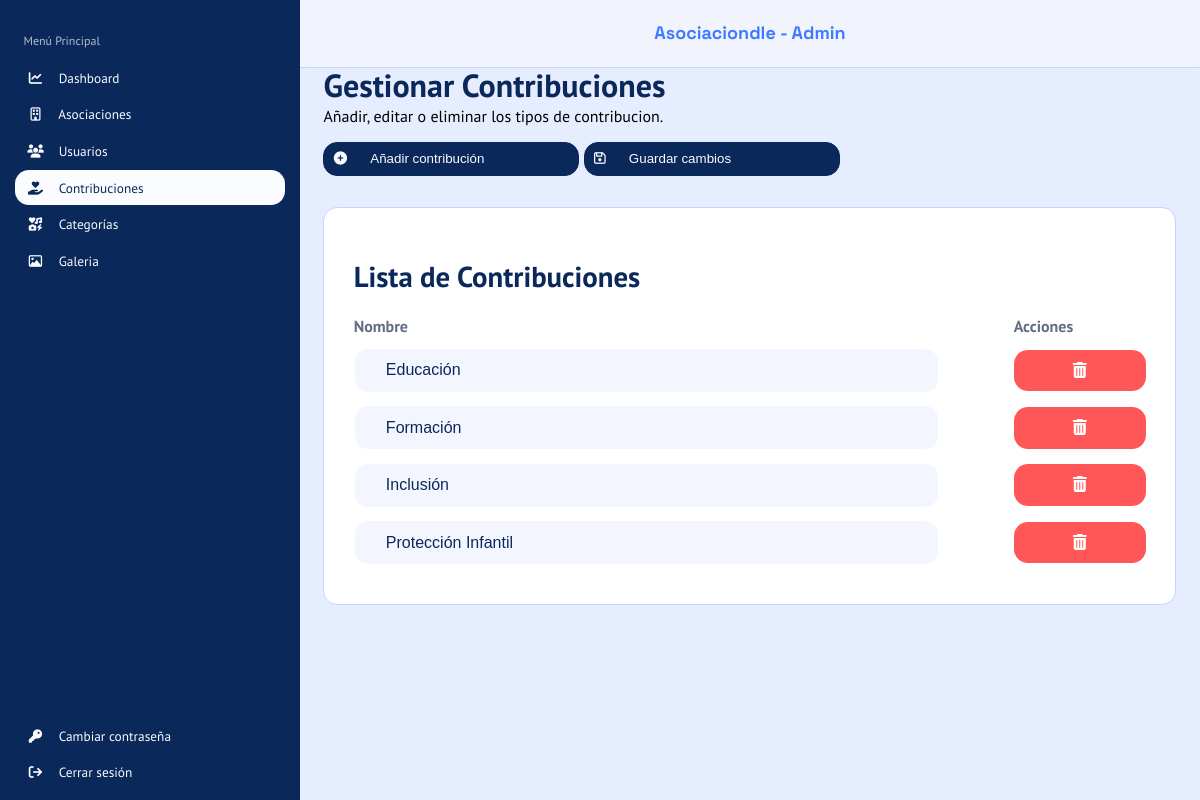
Page /php/index.php?c=Contribucion&m=listar on the committed database.
### tables this page shows
CREATE TABLE contribucion(
	idContribucion SMALLINT UNSIGNED PRIMARY KEY AUTO_INCREMENT,
    descripcion VARCHAR(100) NOT NULL UNIQUE
);

### php/index.php (called while the page is built, shortened)
<?php
    $metodo = $_GET["m"] ?? METDEF;
    $objContro = new $instanciaControlador();
    $datos=$objContro->$metodo();
    include VISTAS.$objContro->vista;
?>

### php/config/conexion.php (called while the page is built, shortened)
<?php
    class Conexion{
        function __construct(){
            try{
                $this->conexion = new PDO("mysql:host=".SERVIDOR.";dbname=".BBDD,USUARIO,PASSWORD);
            }catch(PDOException $e){
                echo $e->getMessage();
            }
        }
    }
?>

### php/controladores/conContribucion.php (called while the page is built, shortened)
<?php
    require_once __DIR__.'/../'.MODELO.'modContribucion.php';
    class ConContribucion {
        private $modeloCont;
        public function __construct() {
            $this->modeloCont = new ModContribucion();
        }
        public function listar(){
            $datos['contribucion'] = $this->modeloCont->listar();
            return $datos;
        }
    }
?>

### php/modelos/modContribucion.php (called while the page is built, shortened)
<?php
    require_once __DIR__.'/../config/conexion.php';
    class ModContribucion extends Conexion{
        public function listar(){
            $sql = "SELECT * FROM contribucion ORDER BY descripcion";
            $stmt = $this->conexion->prepare($sql);
            $stmt->execute();
            $datos = $stmt->fetchAll(PDO::FETCH_ASSOC);
            return $datos;
        }
    }
?>

### php/vistas/admin/vistaGestionContribuciones.php (the view, shortened to what this page needs)
<html>
    <head>
        <link rel="stylesheet" href="../src/css/styleAdmin.css">
        <link rel="stylesheet" href="https://cdnjs.cloudflare.com/ajax/libs/font-awesome/6.5.0/css/all.min.css">
    </head>
    <body class="asociacionContribucion">
        <header>
            <span>Asociaciondle - Admin</span>
        </header>
        <nav>
            <h3>Menú Principal</h3>
            <ul>
                <li>
                    <a href="index.php?c=Dashboard&m=cargarPagina">
                        <button>
                            <i class="fa-solid fa-chart-line"></i>
                            <span>Dashboard</span>
                        </button>
                    </a>
                </li>
                <li>
                    <a href="index.php?c=Asociacion&m=listar">
                        <button>
                            <i class="fa-regular fa-building"></i>
                            <span>Asociaciones</span>
                        </button>
                    </a>
                </li>
                <li>
                    <a href="index.php?c=Usuarios&m=cargarPagina">
                        <button>
                            <i class="fa-solid fa-users"></i>
                            <span>Usuarios</span>
                        </button>
                    </a>
                </li>
                <li>
                    <a href="index.php?c=Contribucion&m=listar">
                        <button class="paginaSeleccionada">
                            <i class="fa-solid fa-hand-holding-heart"></i>
                            <span>Contribuciones</span>
                        </button>
                    </a>
                </li>
                <li>
                    <a href="index.php?c=Categorias&m=listar">
                        <button>
                            <i class="fa-solid fa-icons"></i>
                            <span>Categorías</span>
                        </button>
                    </a>
                </li>
                <li>
                    <a href="index.php?c=Galeria&m=cargarPagina">
                        <button>
                            <i class="fa-regular fa-image"></i>
                            <span>Galeria</span>
                        </button>
                    </a>
                </li>
            </ul>
            <ul class="ul-inferior">
                <li>
                    <a href="index.php?c=CambioAdmin&m=cargarPagina">
                        <button>
                            <i class="fa-solid fa-key"></i>
                            <span>Cambiar contraseña</span>
                        </button>
                    </a>
                </li>
                <li>
                    <a href="index.php?c=Login&m=cerrarSesion">
                        <button>
                            <i class="fa-solid fa-arrow-right-from-bracket"></i>
                            <span>Cerrar sesión</span>
                        </button>
                    </a>
                </li>
            </ul>
        </nav>
        <main>
            <form action="index.php?c=Contribucion&m=procesarModificar" method="POST" enctype="multipart/form-data">
                <div id="bloqueGestionContribuciones">
                    <h1>Gestionar Contribuciones</h1>
                    <p>Añadir, editar o eliminar los tipos de contribucion.</p>
                    <button id="abrirModal" type="button">
                        <i class="fa-solid fa-circle-plus"></i>
                        <span>Añadir contribución</span>
                    </button>
                    <button type="submit">
                        <i class="fa-regular fa-floppy-disk"></i>
                        <span>Guardar cambios</span>
                    </button>
                </div>
                <div id="bloqueListaContribuciones">
                    <h2>Lista de Contribuciones</h2>
                    <div class="fila encabezado">
                        <span>Nombre</span>
                        <span>Acciones</span>
                    </div>
                    <?php if(!empty($datos['contribucion'])): ?>
                        <?php foreach ($datos['contribucion'] as $c): ?>
                            <div class="fila">
                                <input type="text" name="descripcion[<?= $c['idContribucion'] ?>]" value="<?= $c['descripcion'] ?>">
                                <a class="btn-eliminar" href="index.php?c=Contribucion&m=borrar&idContribucion=<?= $c['idContribucion'] ?>">
                                    <i class="fa-solid fa-trash-can"></i>
                                </a>
                            </div>
                        <?php endforeach; ?>
                    <?php else: ?>
                        <p>No hay contribuciones registradas.</p>
                    <?php endif; ?>
                </div>
            </form>
        </main>
    </body>
</html>

### src/css/styleAdmin.css (style rules this page uses)
:root { --azul-marino: #0b285b; --azul-celeste: #3e7bfe; --azul-borde-header: #c2d4ff; --blanco-texto-boton: #fafcff; --blanco-fondo-header: rgba(245, 247, 252, 0.7); --blanco-fondo-main: #e6edff; --blanco-fondo-sections: #fbfcfd; --gris-titulo-nav: #b2bcce; --gris-subtitulo-main: #636d83; --rojo-superadmin: #ef4444; --fuente-header: "Space Grotesk", sans-serif; --fuente-titulos: "Space Grotesk", sans-serif; --fuente-titulo-nav: "PT Sans", sans-serif; --fuente-regular: "PT Sans", sans-serif; --colorFondo:#e6edff; --colorTitulo:#4B7BFC; --colorTituloFormulario:#102E59; --colorFondoFormulario:#FCFDFF; --colorBotonInicioYRegistro:#f4f6fa; --colorBotonInicioYCrearCuenta:#4B7BFC; --colorP:#6A6F81; --bordeRadius:10px; --colorLabel:#102E59; --fuenteTitulo:Space Grotesk; --fueteP:PT Sans; --blanco-fondo-header: rgba(245, 247, 252, 0.7); --azul-borde-header: #c2d4ff; }
.asociacionContribucion { max-width: 100%; margin: 0; padding-left: 25%; background-color: var(--blanco-fondo-main); }
.asociacionContribucion header { width: 75%; height: 8.33vh; background-color: var(--blanco-fondo-header, #eff3fc); position: fixed; left: 25%; font-family: var(--fuente-header); font-size: 1.125rem; font-weight: 700; color: var(--azul-celeste, #3e7bfe); border-bottom: 1px solid var(--azul-borde-header, #c2d4ff); text-align: center; line-height: 8.33vh; backdrop-filter: blur(5px); top: 0; z-index: 10; }
.asociacionContribucion nav { width: 25%; height: 100vh; position: fixed; background-color: var(--azul-marino, #0b285b); font-family: var(--fuente-titulo-nav); left: 0; top: 0; z-index: 10; }
.asociacionContribucion main { width: 94.79%; background-color: var(--blanco-fondo-main, #e6edff); padding: 2.60vh 2.60%; }
#bloqueGestionContribuciones { font-family: var(--fuente-titulo-nav); border: var(--azul-marino); width: 100%; }
#bloqueListaContribuciones { width: 92.85%; background: white; padding: 3.25vh 3.43%; border: 1px solid var(--azul-borde-header, #c2d4ff); border-radius: 14px; margin-top: 3.90vh; font-family: var(--fuente-titulo-nav); }
@media screen and (min-width: 769px) { .asociacionContribucion { max-width: 1024px; padding-left: 25%; } }
@media screen and (min-width: 769px) { .asociacionContribucion nav { width: 25%; height: 100vh; position: fixed; } }
@media screen and (min-width: 769px) { .asociacionContribucion header { width: 75%; left: 25%; position: fixed; } }
@media screen and (min-width: 769px) { .asociacionContribucion main { padding-top: 64px; } }

### rows in the picture
contribucion: descripcion "Educación"
contribucion: descripcion "Formación"
contribucion: descripcion "Inclusión"
contribucion: descripcion "Protección Infantil"
